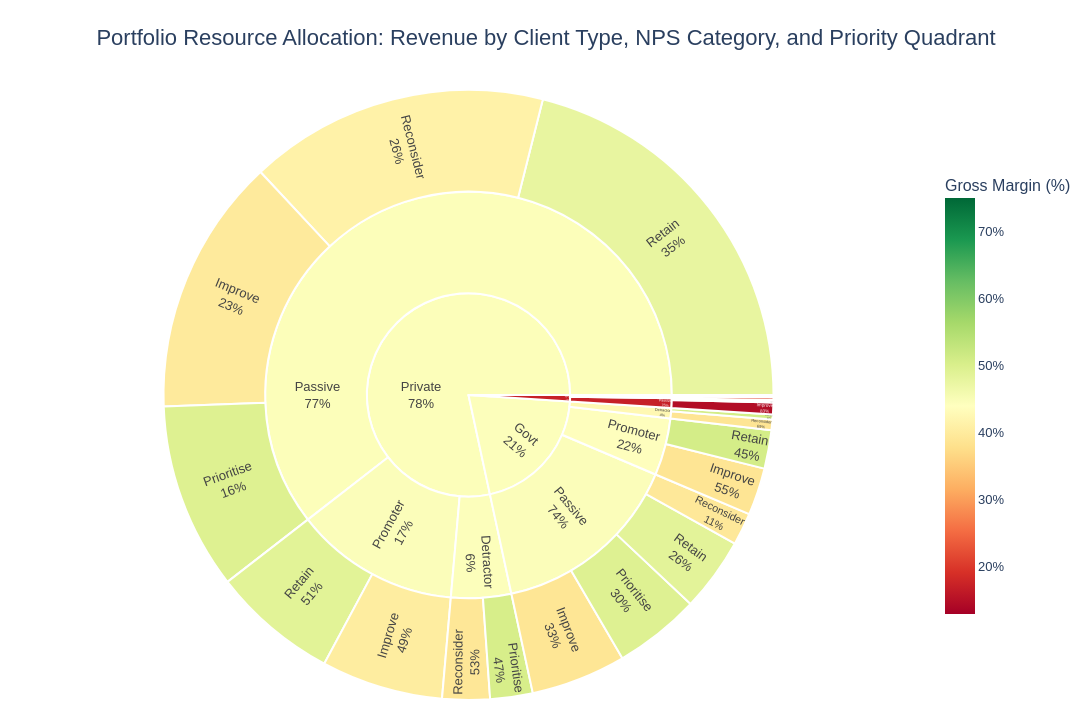

The cell this chart's notebook holds for it:
### Markdown cell above
## Portfolio Resource Allocation Sunburst

### Objective
Show how revenue is distributed from Client Type to NPS Category and then to Priority Quadrant, so portfolio resources can be directed to the most commercially significant client segments.

### Method
The sunburst uses the existing client-level classification from the priority matrix. Segment area represents aggregated **Revenue**, and the hierarchy is:

**Client Type → NPS Category → Priority Quadrant**

Hover over a segment to see revenue, gross profit, gross margin, and the number of unique clients.

### Resource allocation guide
- **Prioritise:** allocate senior account-management and service-recovery capacity first, because these clients are commercially valuable but experience risk.
- **Retain:** protect service quality and identify efficient growth opportunities.
- **Improve:** review cost-to-serve and margin-improvement opportunities while maintaining satisfaction.
- **Reconsider:** apply selective intervention; reprice, redesign service, or exit where recovery is not commercially justified.

### Code cell
# Aggregate the existing client-level classifications so segment area represents portfolio revenue.
sunburst_df = (
    client_summary.groupby(
        ["Client Type", "NPS Category", "Priority Group"],
        observed=True,
    )
    .agg(
        Revenue=("REVENUE", "sum"),
        Gross_Profit=("Gross Profit", "sum"),
        Client_Count=("Client ID", "nunique"),
    )
    .reset_index()
)
sunburst_df["Gross Margin"] = (
    sunburst_df["Gross_Profit"] / sunburst_df["Revenue"] * 100
)

fig = px.sunburst(
    sunburst_df,
    path=["Client Type", "NPS Category", "Priority Group"],
    values="Revenue",
    color="Gross Margin",
    color_continuous_scale="RdYlGn",
    color_continuous_midpoint=client_summary["Gross Margin"].median(),
    custom_data=["Revenue", "Gross_Profit", "Gross Margin", "Client_Count"],
    template="plotly_white",
    title="Portfolio Resource Allocation: Revenue by Client Type, NPS Category, and Priority Quadrant",
)

fig.update_traces(
    textinfo="label+percent parent",
    insidetextorientation="radial",
    marker={"line": {"color": "white", "width": 2}},
    hovertemplate=(
        "<b>%{label}</b><br>"
        "<b>Revenue:</b> $%{customdata[0]:,.0f}<br>"
        "<b>Gross Profit:</b> $%{customdata[1]:,.0f}<br>"
        "<b>Gross Margin:</b> %{customdata[2]:.1f}%<br>"
        "<b>Unique Clients:</b> %{customdata[3]:,.0f}"
        "<extra></extra>"
    ),
)

fig.update_layout(
    title={"x": 0.5, "xanchor": "center", "font": {"size": 22}},
    font={"family": "Arial", "size": 13},
    coloraxis_colorbar={
        "title": "Gross Margin (%)",
        "ticksuffix": "%",
        "len": 0.75,
    },
    width=1150,
    height=720,
    margin={"l": 20, "r": 110, "t": 90, "b": 20},
)
fig.show()

priority_revenue = (
    sunburst_df.groupby("Priority Group", observed=True)["Revenue"]
    .sum()
    .reindex(["Prioritise", "Retain", "Improve", "Reconsider"], fill_value=0)
)
print("Revenue by priority quadrant:")
display(priority_revenue.to_frame("Revenue").style.format("${:,.0f}"))

### Figure 1 — Plotly figure (JSON) as saved in the notebook; plotly's stock layout.template omitted (floating-point values rounded to 4 significant figures; data arrays with more than 128 entries replaced by an {"elided": "..."} marker saying what was removed)
{"data": [{"branchvalues": "total", "customdata": {"elided": "34x4 mixed values"}, "domain": {"x": [0, 1], "y": [0, 1]}, "hovertemplate": "<b>%{label}</b><br><b>Revenue:</b> $%{customdata[0]:,.0f}<br><b>Gross Profit:</b> $%{customdata[1]:,.0f}<br><b>Gross Margin:</b> %{customdata[2]:.1f}%<br><b>Unique Clients:</b> %{customdata[3]:,.0f}<extra></extra>", "ids": ["Govt/Passive/Improve", "NPO/Passive/Improve", "Private/Passive/Improve", "Govt/Promoter/Improve", "NPO/Promoter/Improve", "Private/Promoter/Improve", "Govt/Detractor/Prioritise", "Private/Detractor/Prioritise", "Govt/Passive/Prioritise", "Private/Passive/Prioritise", "Govt/Detractor/Reconsider", "NPO/Detractor/Reconsider", "Private/Detractor/Reconsider", "Govt/Passive/Reconsider", "NPO/Passive/Reconsider", "Private/Passive/Reconsider", "NPO/Promoter/Reconsider", "Govt/Passive/Retain", "NPO/Passive/Retain", "Private/Passive/Retain", "Govt/Promoter/Retain", "Private/Promoter/Retain", "Govt/Detractor", "NPO/Detractor", "Private/Detractor", "Govt/Passive", "NPO/Passive", "Private/Passive", "Govt/Promoter", "NPO/Promoter", "Private/Promoter", "Govt", "NPO", "Private"], "insidetextorientation": "radial", "labels": ["Improve", "Improve", "Improve", "Improve", "Improve", "Improve", "Prioritise", "Prioritise", "Prioritise", "Prioritise", "Reconsider", "Reconsider", "Reconsider", "Reconsider", "Reconsider", "Reconsider", "Reconsider", "Retain", "Retain", "Retain", "Retain", "Retain", "Detractor", "Detractor", "Detractor", "Passive", "Passive", "Passive", "Promoter", "Promoter", "Promoter", "Govt", "NPO", "Private"], "marker": {"coloraxis": "coloraxis", "colors": [38.93, 14.48, 39.7, 38.77, 12.85, 40.23, 50.77, 50.32, 49.26, 49.35, 38.74, 21.47, 39.12, 39.35, 24.69, 41.2, 13.62, 48.41, 44.68, 47.62, 50.66, 48.63, 42.5, 21.47, 44.41, 44.52, 16.98, 44.43, 44.09, 12.94, 44.49, 44.34, 17.11, 44.44], "line": {"color": "white", "width": 2}}, "name": "", "parents": ["Govt/Passive", "NPO/Passive", "Private/Passive", "Govt/Promoter", "NPO/Promoter", "Private/Promoter", "Govt/Detractor", "Private/Detractor", "Govt/Passive", "Private/Passive", "Govt/Detractor", "NPO/Detractor", "Private/Detractor", "Govt/Passive", "NPO/Passive", "Private/Passive", "NPO/Promoter", "Govt/Passive", "NPO/Passive", "Private/Passive", "Govt/Promoter", "Private/Promoter", "Govt", "NPO", "Private", "Govt", "NPO", "Private", "Govt", "NPO", "Private", "", "", ""], "textinfo": "label+percent parent", "type": "sunburst", "values": [27229149, 3406594, 73829549, 13572262, 571390, 34924665, 1408197, 12177429, 24689895, 53539620, 3098048, 744048, 13610800, 9219311, 547095, 85828538, 72227, 21219106, 154662, 114002049, 10984513, 36017500, 4506245, 744048, 25788229, 82357461, 4108351, 327199756, 24556775, 643617, 70942165, 111420481, 5496016, 423930150]}], "layout": {"coloraxis": {"cmid": 43.89, "colorbar": {"len": 0.75, "ticksuffix": "%", "title": {"text": "Gross Margin (%)"}}, "colorscale": [[0, "rgb(165,0,38)"], [0.1, "rgb(215,48,39)"], [0.2, "rgb(244,109,67)"], [0.3, "rgb(253,174,97)"], [0.4, "rgb(254,224,139)"], [0.5, "rgb(255,255,191)"], [0.6, "rgb(217,239,139)"], [0.7, "rgb(166,217,106)"], [0.8, "rgb(102,189,99)"], [0.9, "rgb(26,152,80)"], [1, "rgb(0,104,55)"]]}, "font": {"family": "Arial", "size": 13}, "height": 720, "legend": {"tracegroupgap": 0}, "margin": {"b": 20, "l": 20, "r": 110, "t": 90}, "title": {"font": {"size": 22}, "text": "Portfolio Resource Allocation: Revenue by Client Type, NPS Category, and Priority Quadrant", "x": 0.5, "xanchor": "center"}, "width": 1150}}
